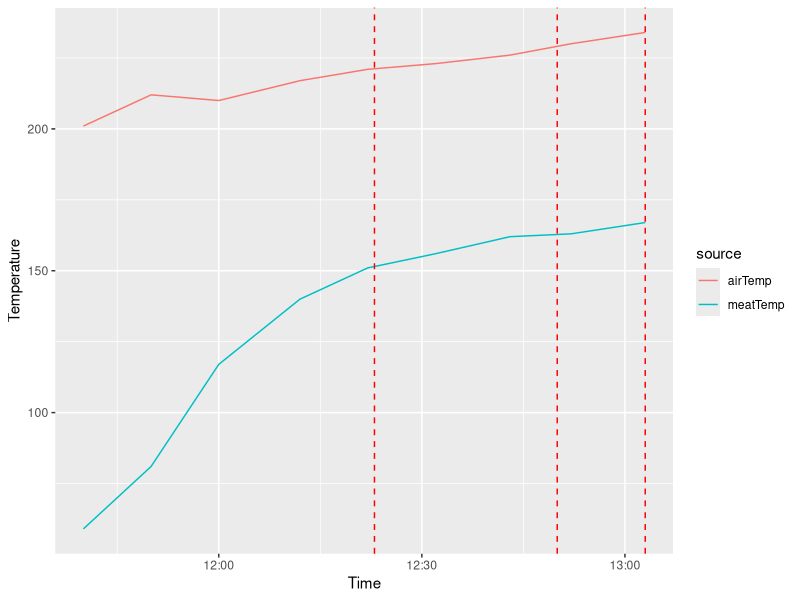

R code for this plot:
## ---- chunk 1
library(ggplot2)
library(dplyr)
library(tidyr)

time=c('11:40','11:50','12:00','12:12','12:22','12:32','12:43','12:52','13:03')
meatTemp=c(59,81,117,140,151,156,162,163,167)
airTemp=c(201,212,210,217,221,223,226,230,234)

hm=as.POSIXct(strptime(time, '%H:%M',tz='GMT')) 
df=data.frame(meatTemp,airTemp,hm) %>%
  gather(source,temp,-hm)
p=ggplot(df,aes(hm,temp,color=source)) + 
  geom_line() + 
  ylab('Temperature') +
  xlab('Time') 

# add horizontal lines for vent adjustments
reductions=c('12:23','12:50','13:03')
for (t in reductions){
  p = p + geom_vline(xintercept = as.POSIXct(strptime(t, '%H:%M',tz='GMT')) ,linetype='dashed',size=0.5,color='red')
}
  
print(p) 
